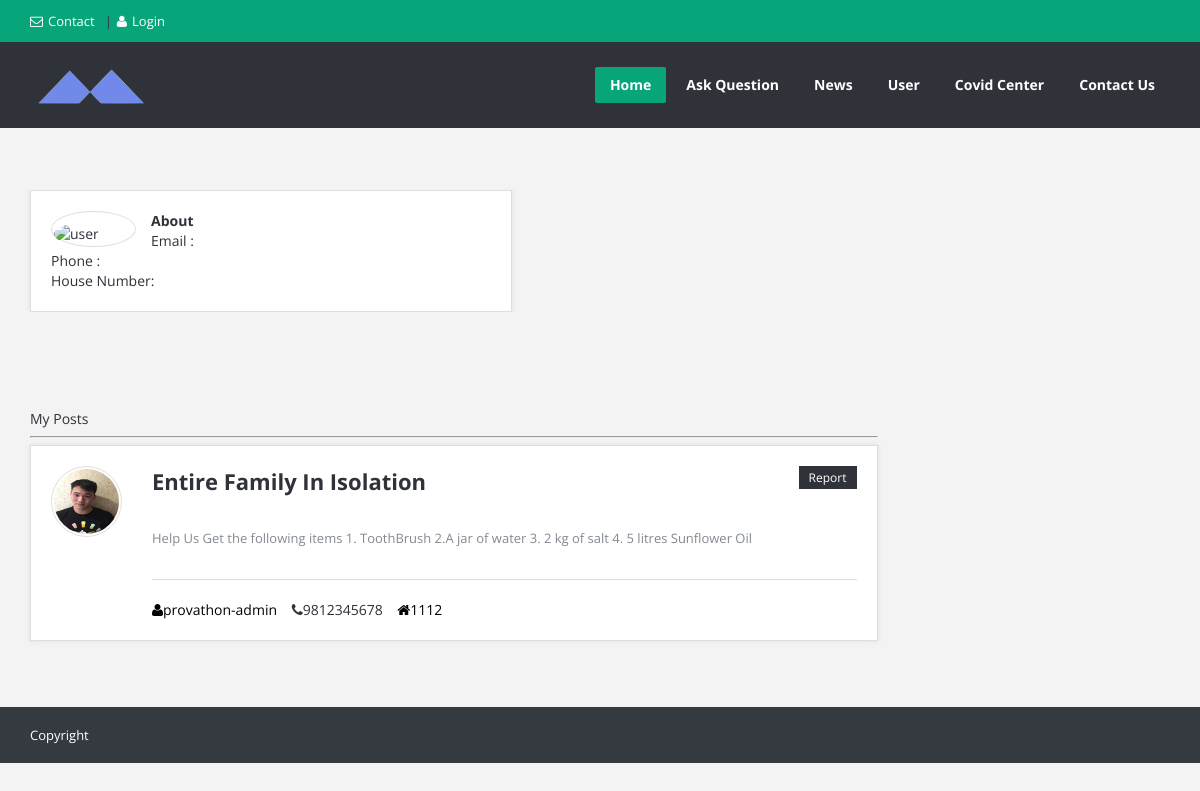
The page /users/profile/provathon-admin on the database its author committed.
### posts/models.py (models this page shows, shortened)
class Post(models.Model):
    title = models.CharField(max_length=100)
    content = models.TextField()
    date_posted = models.DateTimeField(default = timezone.now)
    author = models.ForeignKey(User, on_delete = models.CASCADE)
    settled = models.BooleanField(default=False)

### users/models.py (models this page shows, shortened)
class Profile(models.Model):
    user = models.OneToOneField(User, on_delete=models.CASCADE, )
    image = models.ImageField(default='default.jpg', upload_to='profile_pics')
    contact = models.CharField(max_length = 10, default = "Not entered")
    address = models.CharField(max_length=50, default = "Not entered")
    Gcode = models.CharField(max_length = 5, default = "Not entered")

### users/views.py (the view)
# urls.py: path('profile/<str:username>', UserPostListView.as_view(), name='user-profile'),
class UserPostListView(ListView):
    model = Post
    context_object_name = 'posts'
    template_name = 'users/user_profile.html'
    paginate_by = 2
    def get_queryset(self):
        user = get_object_or_404(User, username = self.kwargs.get('username'))
        return Post.objects.filter(author = user).order_by('-date_posted')

### users/templates/users/user_profile.html (shortened to what this page needs)
{% extends 'posts/base.html' %}
{% block content %}
	<section class="container main-content">
		<div class="row">
			<div class="col-md-9">
				<div class="row">
					<div class="user-profile">
						<div class="col-md-7">
							<div class="page-content">
								<div class="user-profile-img"><img style="margin-top:10px;" width="80" height="60"
								 src="{{user.profile.image.url}}" alt="user">
								</div>
								<h1><b>About {{ user.username }}</b></h1>
								<h3>Email : <a style="color:#000000;" href = "mailto: {{user.email}}">{{ user.email }}</a></h3>
								<h3>Phone : {{ user.profile.contact }}</h3>
								<h3>House Number: {{ post.author.profile.Gcode}}</h3>
							</div>
						</div>
					</div>
				</div>
			</div>
		</div>
	</section>
	<section class="container main-content">
		<div class="row">
			<div class="col-md-9">
				<h2>My Posts</h2>
			<hr/>
			{% for post in posts %}
			<article class="question question-type-normal">
				<h2>
					<a href="{% url 'post-details' post.id %}">{{post.title}}</a>
				</h2>
				<a class="question-report" href="#">Report</a>
				<div class="question-author">
					<a href="#" original-title="ahmed" class="question-author-img tooltip-n"><img alt="" src="{{ post.author.profile.image.url }}"></a>
				</div>
				<div class="question-inner">
					<p class="question-desc">{{ post.content }}</p>
					<span class="author_username"><a style="color:#000000;" href="#"><i class="icon-user"></i>{{post.author.username}}</a></span>
					<span class="author_contact"><i class="icon-phone"></i>{{ post.author.profile.contact }}</span>
					<a style="color:#000000;" href="#"><i class="icon-home"></i>{{ post.author.profile.Gcode}}</a></span>
				</div>
			</article>
			{% endfor %}
		</div>
		</div>
	</section>
{% endblock %}

### posts/static/posts/style.css (style rules this page uses)
body { background-color: #f3f3f3; color: #2f3239; -webkit-font-smoothing: antialiased; overflow-x: hidden; }
.container > .row > .col-md-9 { overflow: hidden; height: 100%; margin-top: -5%; }
.widget_tag_cloud a,.question-comments a,.removered,.removered i,.removered input[type="text"],.bxslider-title,.bx-prev,.bx-next,.login-password a,.question-report,.load-questions,.ask-me .publish-question { color: #FFF !important; }

### posts/static/posts/css/contents.css (style rules this page uses)
.container.main-content { margin-top: 10%; padding-bottom:3%; position: relative; z-index: 991; }
.page-content,.about-author,.user-question,#related-posts { -moz-box-sizing: border-box; -webkit-box-sizing: border-box; box-sizing: border-box; padding: 20px; border: 1px solid #dedede; background: #FFF; -moz-box-shadow: 0 0 5px #dedede; -webkit-box-shadow: 0 0 5px #dedede; box-shadow: 0 0 5px #dedede; }
.page-content { overflow: hidden; height: 100%; }
.question { -moz-box-sizing: border-box; -webkit-box-sizing: border-box; box-sizing: border-box; margin-bottom: 30px; padding: 20px; border: 1px solid #dedede; background: #FFF; -moz-box-shadow: 0 0 5px #dedede; -webkit-box-shadow: 0 0 5px #dedede; box-shadow: 0 0 5px #dedede; position: relative; }
.question-inner { position: relative; margin-left: 101px; }
.question-author { position: absolute; top: 20px; left: 20px; float: left; text-align: center; width: 71px; height: 71px; overflow: hidden; padding: 2px; border: 1px solid #dedede; -moz-border-radius: 50%; -webkit-border-radius: 50%; border-radius: 50%; }
.question-author img { width: 65px; height: 65px; overflow: hidden; -moz-border-radius: 50%; -webkit-border-radius: 50%; border-radius: 50%; }
.question-author-img { position: relative; display: block; }
.question h2 { margin: 0 0 30px 101px; color: #474D5D; overflow: hidden; font-size: 22px; font-weight: bold; padding-right: 161px; }
.question h2 a { color: #2f3239; }
.question-report { float: right; font-size: 12px; background-color: #2f3239; padding: 4px 10px; position: absolute; top: 20px; right: 20px; height: 23px; line-height: 15px; }
.question-desc { margin-bottom: 20px; padding-bottom: 30px; line-height: 22px; font-size: 13px; border-bottom: 1px solid #dedede; color: #848991; }
.user-profile { overflow: hidden; height: 100%; position: relative; }
.user-profile-img { width: 85px; float: left; margin-right: 15px; padding: 2px; border: 1px solid #e0e0e0; background-color: #FFF; -moz-border-radius: 50%; -webkit-border-radius: 50%; border-radius: 50%; }
.user-profile-img img { width: 100%; -moz-border-radius: 50%; -webkit-border-radius: 50%; border-radius: 50%; }
.author_username,.author_contact { margin-right:11px; }

### posts/static/posts/css/base.css (style rules this page uses)
html, body, div, span, applet, object, iframe, h1, h2, h3, h4, h5, h6, p, blockquote, pre, a, abbr, acronym, address, big, cite, code, del, dfn, em, img, ins, kbd, q, s, samp, small, strike, strong, sub, sup, tt, var, b, u, i, center, dl, dt, dd, ol, ul, li, fieldset, form, label, legend, table, caption, tbody, tfoot, thead, tr, th, td, article, aside, canvas, details, embed, figure, figcaption, footer, header, hgroup, menu, nav, output, ruby, section, summary, time, mark, audio, video { margin: 0; padding: 0; border: 0; font-size: 100%; font: inherit; vertical-align: baseline; }
body { font-size: 14px; line-height: 22px; }
article, aside, details, figcaption, figure, footer, header, hgroup, menu, nav, section { display: block; }
p { margin: 0 0 20px 0; line-height: 22px; }
html { -webkit-text-size-adjust: none; }
* { outline: none; }
body,.qoute p,input,.button,label,.more,blockquote,.widget ul li,textarea { font-family: "Open Sans", Arial, sans-serif; }

### rows shown on the page
Post: title "Entire Family In Isolation", author.profile.image (picture), content "Help Us Get the following items 1. ToothBrush 2.A jar of water 3. 2 kg of salt 4. 5 litres Sunflower Oil", author.username "provathon-admin", author.profile.contact "9812345678", author.profile.Gcode "1112"
